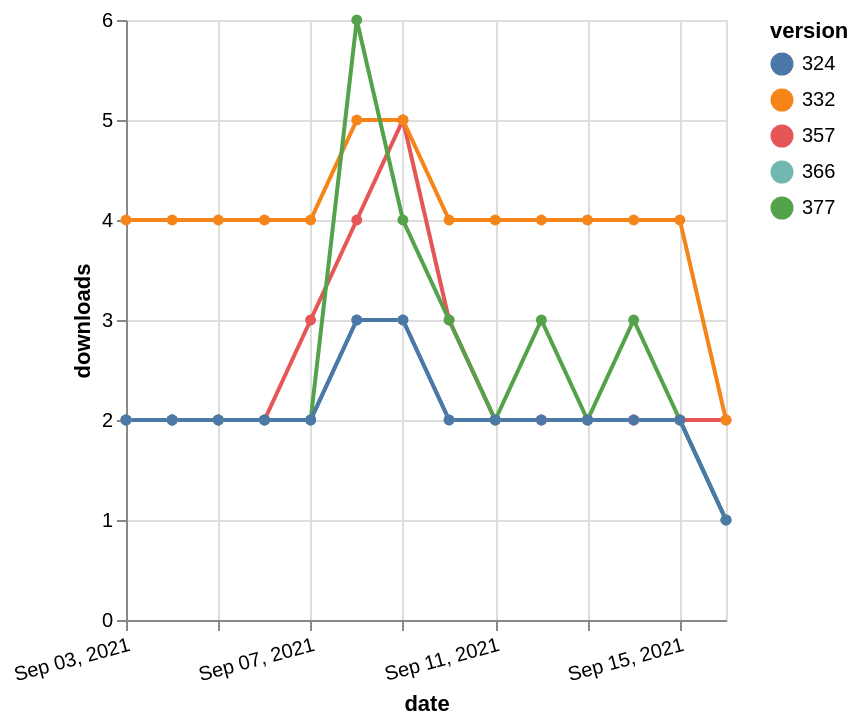

Describe this chart as a Vega-Lite specification.
### Vega-Lite specification from a JSON file in a GitHub repository (floating-point values rounded to 4 significant figures)
{"$schema": "https://vega.github.io/schema/vega-lite/v5.json", "description": "A simple bar chart with embedded data.", "data": {"values": [{"date": "2021-09-03", "total": 2319, "delta": 2, "version": "366"}, {"date": "2021-09-04", "total": 2321, "delta": 2, "version": "366"}, {"date": "2021-09-05", "total": 2323, "delta": 2, "version": "366"}, {"date": "2021-09-06", "total": 2325, "delta": 2, "version": "366"}, {"date": "2021-09-07", "total": 2327, "delta": 2, "version": "366"}, {"date": "2021-09-08", "total": 2330, "delta": 3, "version": "366"}, {"date": "2021-09-09", "total": 2333, "delta": 3, "version": "366"}, {"date": "2021-09-10", "total": 2335, "delta": 2, "version": "366"}, {"date": "2021-09-11", "total": 2337, "delta": 2, "version": "366"}, {"date": "2021-09-12", "total": 2339, "delta": 2, "version": "366"}, {"date": "2021-09-13", "total": 2341, "delta": 2, "version": "366"}, {"date": "2021-09-14", "total": 2343, "delta": 2, "version": "366"}, {"date": "2021-09-15", "total": 2345, "delta": 2, "version": "366"}, {"date": "2021-09-16", "total": 2346, "delta": 1, "version": "366"}, {"date": "2021-09-03", "total": 2915, "delta": 2, "version": "357"}, {"date": "2021-09-04", "total": 2917, "delta": 2, "version": "357"}, {"date": "2021-09-05", "total": 2919, "delta": 2, "version": "357"}, {"date": "2021-09-06", "total": 2921, "delta": 2, "version": "357"}, {"date": "2021-09-07", "total": 2924, "delta": 3, "version": "357"}, {"date": "2021-09-08", "total": 2928, "delta": 4, "version": "357"}, {"date": "2021-09-09", "total": 2933, "delta": 5, "version": "357"}, {"date": "2021-09-10", "total": 2936, "delta": 3, "version": "357"}, {"date": "2021-09-11", "total": 2938, "delta": 2, "version": "357"}, {"date": "2021-09-12", "total": 2940, "delta": 2, "version": "357"}, {"date": "2021-09-13", "total": 2942, "delta": 2, "version": "357"}, {"date": "2021-09-14", "total": 2944, "delta": 2, "version": "357"}, {"date": "2021-09-15", "total": 2946, "delta": 2, "version": "357"}, {"date": "2021-09-16", "total": 2948, "delta": 2, "version": "357"}, {"date": "2021-09-03", "total": 4947, "delta": 4, "version": "332"}, {"date": "2021-09-04", "total": 4951, "delta": 4, "version": "332"}, {"date": "2021-09-05", "total": 4955, "delta": 4, "version": "332"}, {"date": "2021-09-06", "total": 4959, "delta": 4, "version": "332"}, {"date": "2021-09-07", "total": 4963, "delta": 4, "version": "332"}, {"date": "2021-09-08", "total": 4968, "delta": 5, "version": "332"}, {"date": "2021-09-09", "total": 4973, "delta": 5, "version": "332"}, {"date": "2021-09-10", "total": 4977, "delta": 4, "version": "332"}, {"date": "2021-09-11", "total": 4981, "delta": 4, "version": "332"}, {"date": "2021-09-12", "total": 4985, "delta": 4, "version": "332"}, {"date": "2021-09-13", "total": 4989, "delta": 4, "version": "332"}, {"date": "2021-09-14", "total": 4993, "delta": 4, "version": "332"}, {"date": "2021-09-15", "total": 4997, "delta": 4, "version": "332"}, {"date": "2021-09-16", "total": 4999, "delta": 2, "version": "332"}, {"date": "2021-09-03", "total": 2113, "delta": 2, "version": "377"}, {"date": "2021-09-04", "total": 2115, "delta": 2, "version": "377"}, {"date": "2021-09-05", "total": 2117, "delta": 2, "version": "377"}, {"date": "2021-09-06", "total": 2119, "delta": 2, "version": "377"}, {"date": "2021-09-07", "total": 2121, "delta": 2, "version": "377"}, {"date": "2021-09-08", "total": 2127, "delta": 6, "version": "377"}, {"date": "2021-09-09", "total": 2131, "delta": 4, "version": "377"}, {"date": "2021-09-10", "total": 2134, "delta": 3, "version": "377"}, {"date": "2021-09-11", "total": 2136, "delta": 2, "version": "377"}, {"date": "2021-09-12", "total": 2139, "delta": 3, "version": "377"}, {"date": "2021-09-13", "total": 2141, "delta": 2, "version": "377"}, {"date": "2021-09-14", "total": 2144, "delta": 3, "version": "377"}, {"date": "2021-09-15", "total": 2146, "delta": 2, "version": "377"}, {"date": "2021-09-16", "total": 2147, "delta": 1, "version": "377"}, {"date": "2021-09-03", "total": 2625, "delta": 2, "version": "324"}, {"date": "2021-09-04", "total": 2627, "delta": 2, "version": "324"}, {"date": "2021-09-05", "total": 2629, "delta": 2, "version": "324"}, {"date": "2021-09-06", "total": 2631, "delta": 2, "version": "324"}, {"date": "2021-09-07", "total": 2633, "delta": 2, "version": "324"}, {"date": "2021-09-08", "total": 2636, "delta": 3, "version": "324"}, {"date": "2021-09-09", "total": 2639, "delta": 3, "version": "324"}, {"date": "2021-09-10", "total": 2641, "delta": 2, "version": "324"}, {"date": "2021-09-11", "total": 2643, "delta": 2, "version": "324"}, {"date": "2021-09-12", "total": 2645, "delta": 2, "version": "324"}, {"date": "2021-09-13", "total": 2647, "delta": 2, "version": "324"}, {"date": "2021-09-14", "total": 2649, "delta": 2, "version": "324"}, {"date": "2021-09-15", "total": 2651, "delta": 2, "version": "324"}, {"date": "2021-09-16", "total": 2652, "delta": 1, "version": "324"}]}, "width": "container", "mark": {"type": "line", "point": {"filled": true}}, "encoding": {"x": {"field": "date", "type": "temporal", "timeUnit": "yearmonthdate", "title": "date", "axis": {"labelAngle": -15}}, "y": {"field": "delta", "type": "quantitative", "title": "downloads"}, "color": {"field": "version", "type": "nominal"}, "tooltip": {"field": "delta"}}}
